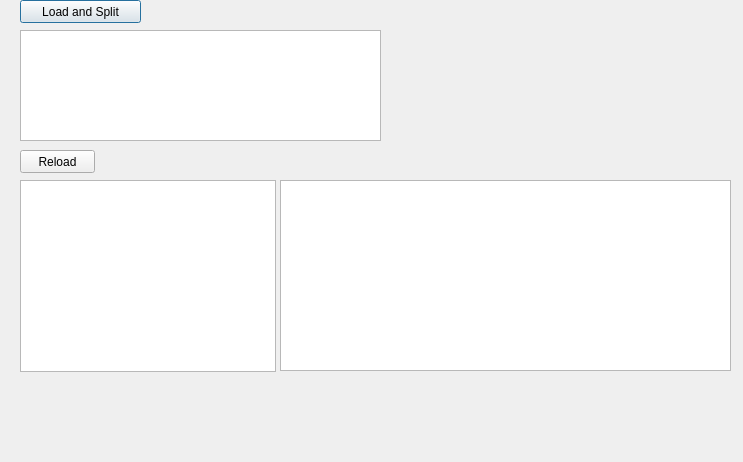
<?xml version="1.0" encoding="UTF-8"?>
<ui version="4.0">
 <class>CK_Converter</class>
 <widget class="QDialog" name="CK_Converter">
  <property name="geometry">
   <rect>
    <x>0</x>
    <y>0</y>
    <width>743</width>
    <height>462</height>
   </rect>
  </property>
  <property name="windowTitle">
   <string>CK_Converter</string>
  </property>
  <widget class="QPushButton" name="btnLoadAndSplitTabFile">
   <property name="geometry">
    <rect>
     <x>20</x>
     <y>0</y>
     <width>121</width>
     <height>23</height>
    </rect>
   </property>
   <property name="text">
    <string>Load and Split</string>
   </property>
  </widget>
  <widget class="QPlainTextEdit" name="plainTextEdit">
   <property name="geometry">
    <rect>
     <x>20</x>
     <y>30</y>
     <width>361</width>
     <height>111</height>
    </rect>
   </property>
  </widget>
  <widget class="QListWidget" name="listWidget">
   <property name="geometry">
    <rect>
     <x>20</x>
     <y>180</y>
     <width>256</width>
     <height>192</height>
    </rect>
   </property>
  </widget>
  <widget class="QPushButton" name="btnReload">
   <property name="geometry">
    <rect>
     <x>20</x>
     <y>150</y>
     <width>75</width>
     <height>23</height>
    </rect>
   </property>
   <property name="text">
    <string>Reload</string>
   </property>
  </widget>
  <widget class="QPlainTextEdit" name="plainTextEdit_2">
   <property name="geometry">
    <rect>
     <x>280</x>
     <y>180</y>
     <width>451</width>
     <height>191</height>
    </rect>
   </property>
  </widget>
 </widget>
 <layoutdefault spacing="6" margin="11"/>
 <resources/>
 <connections/>
</ui>
